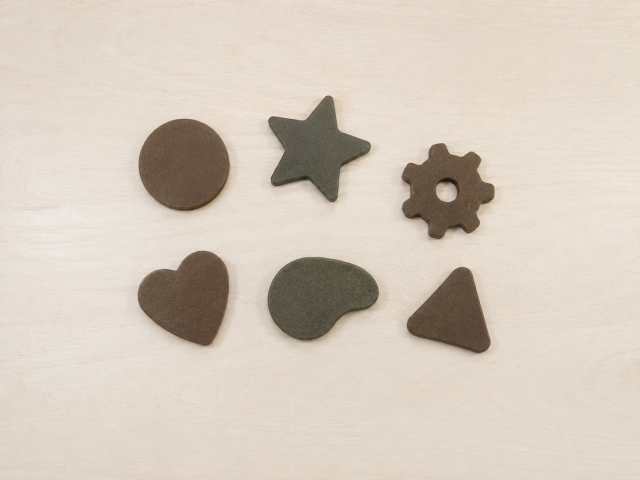
#> input picture Chapter05/objects.png, 640 x 480 px
$ python 05-08_find_contours.py
#> lines starting #> are read from the running program, lines starting #| are printed output that depends on the picture; after the words box and inside, x2 and y2 are one past the last pixel; in counts of white or black regions, pixels touching at a corner belong together
import cv2

# 画像の読み込み
img = cv2.imread("objects.png")
#> img is the input picture: shape (480, 640, 3); mean B, G, R 189.7, 202.4, 213.8
gray = cv2.cvtColor(img, cv2.COLOR_BGR2GRAY)
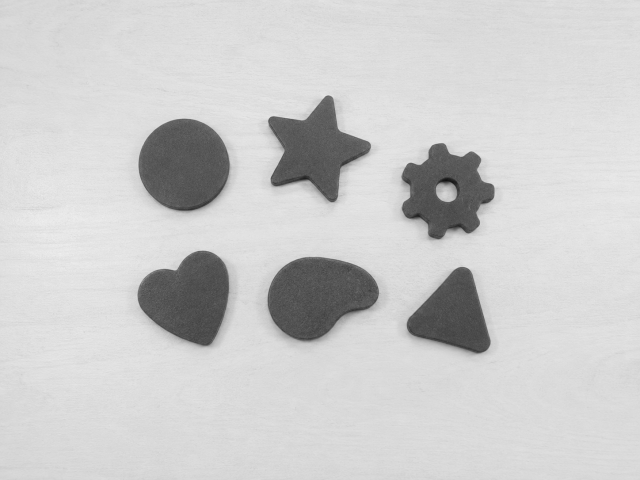
#> gray: shape (480, 640); min 17, max 239, mean 204.4

# 二値化
# 背景が明るく，物体が暗いため，THRESH_BINARY_INVで物体を白にする
_, binary = cv2.threshold(gray, 127, 255, cv2.THRESH_BINARY_INV)
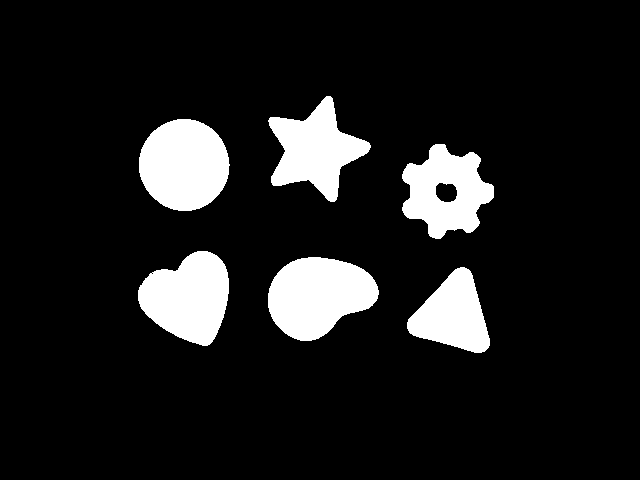
#> binary: shape (480, 640); 11.2% white; 6 white regions

# 輪郭抽出
# RETR_EXTERNAL: 最も外側の輪郭のみ抽出
# CHAIN_APPROX_SIMPLE: 輪郭を圧縮して頂点のみ保持
contours, hierarchy = cv2.findContours(
    binary,
    cv2.RETR_EXTERNAL,
    cv2.CHAIN_APPROX_SIMPLE
)
#> contours = 6 contours; box (x1, y1, x2, y2) and area: (268, 257, 379, 341) 6466, (139, 119, 230, 211) 6390, (138, 251, 229, 346) 5902, (402, 144, 494, 239) 5550, (268, 96, 371, 202) 5316, (407, 267, 490, 353) 4198

# 抽出した輪郭を緑色で描画
cv2.drawContours(img, contours, -1, (0, 255, 0), 2)
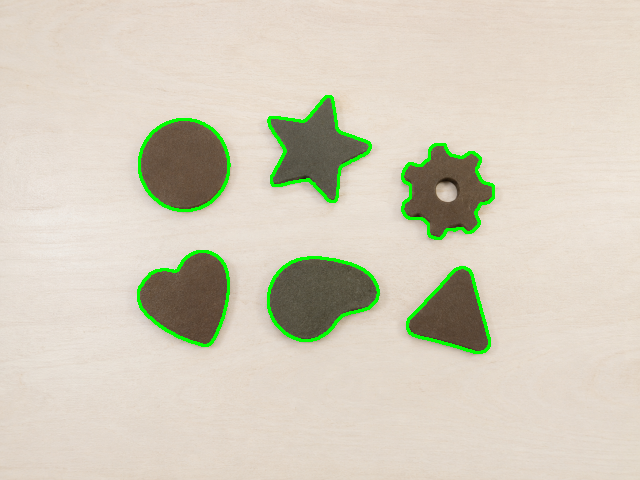
#> img: shape (480, 640, 3); 2.06% of pixels changed, all inside (x1, y1, x2, y2) = (137, 95, 495, 354)

# 結果を保存
cv2.imwrite("contours.png", img)
